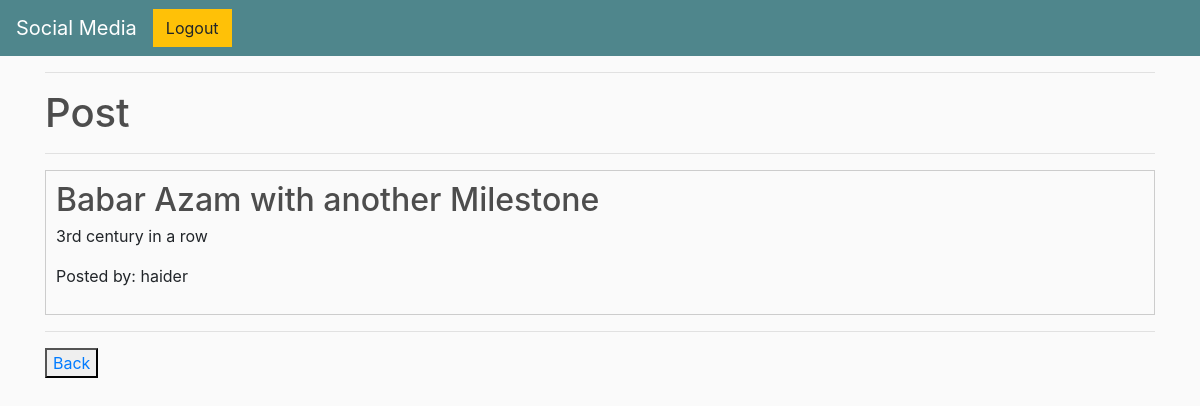
The app's page /post/29/ (signed in) with its own data.
### base/models.py (models this page shows, shortened)
class Post(models.Model):
    title = models.CharField(max_length=255)
    description = models.TextField()
    author = models.ForeignKey(User, on_delete=models.CASCADE)
    created_at = models.DateTimeField(auto_now_add=True)
    objects = models.Manager()
    post = PostManager()

### base/views.py (the view)
# urls.py: path('post/<int:pk>/', views.PostDetail.as_view() , name = 'post'),
class PostDetail(LoginRequiredMixin, DetailView):
    model = Post

### templates/base/post_detail.html (shortened to what this page needs)
{% extends 'templates/base/main.html' %}
{% block content %}
    <hr>
<h1>Post</h1>
<hr>
<div class="post">
                <h2>{{ object.title }}</h2>
                <p>{{ object.description }}</p>
                <p>Posted by: {{ object.author }}</p>
            </div>
    <hr>
    <button ><a href="{% url 'posts' %}">Back</a></button>
{% endblock content %}

### static/css/main.css (style rules this page uses)
body { background-color: hsl(0, 0%, 98%); }
h1,h2,h3,h4,h5,h6 { color:hsl(0, 0%, 30%); }

### templates/base/post_detail.html (style rules this page uses)
.post { border: 1px solid #ccc; padding: 10px; margin-bottom: 10px; }
.post h2, .user p { margin-bottom: 5px; }

### records on screen
Post: title "Babar Azam with another Milestone", description "3rd century in a row", author "haider"
